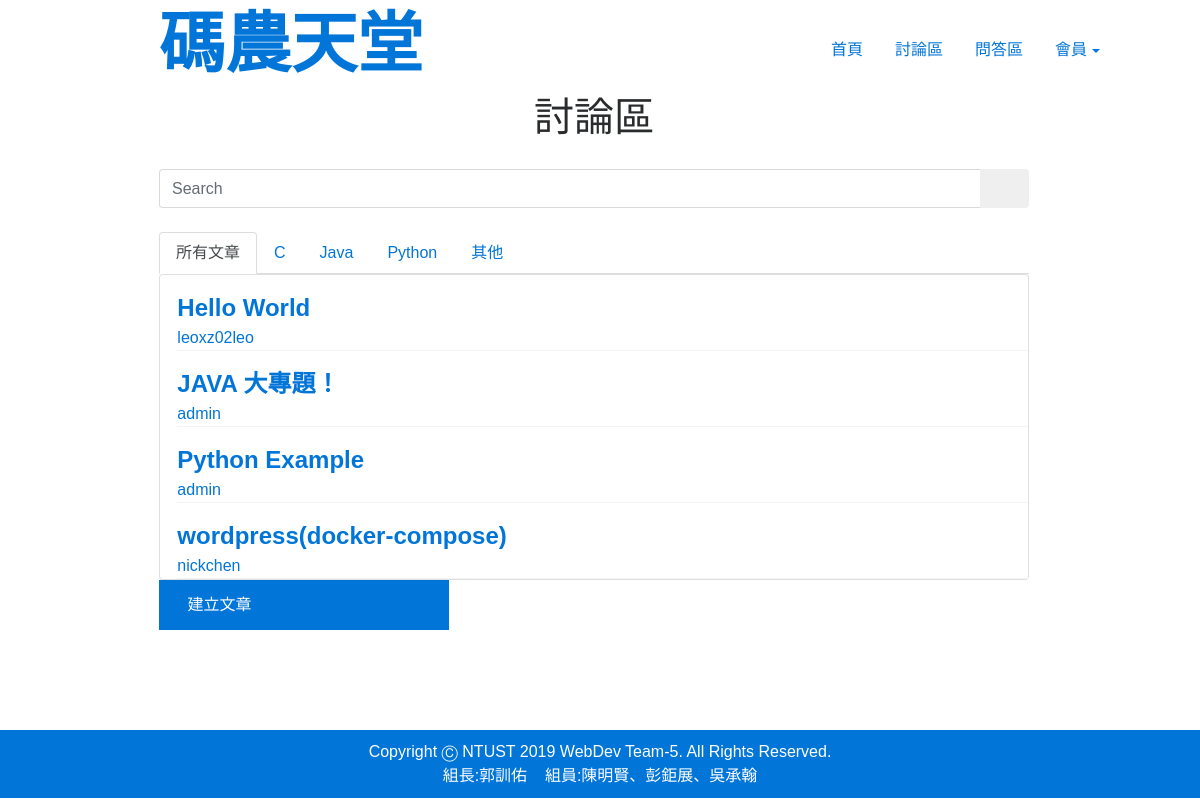
Before: /forum/ with the older database file.
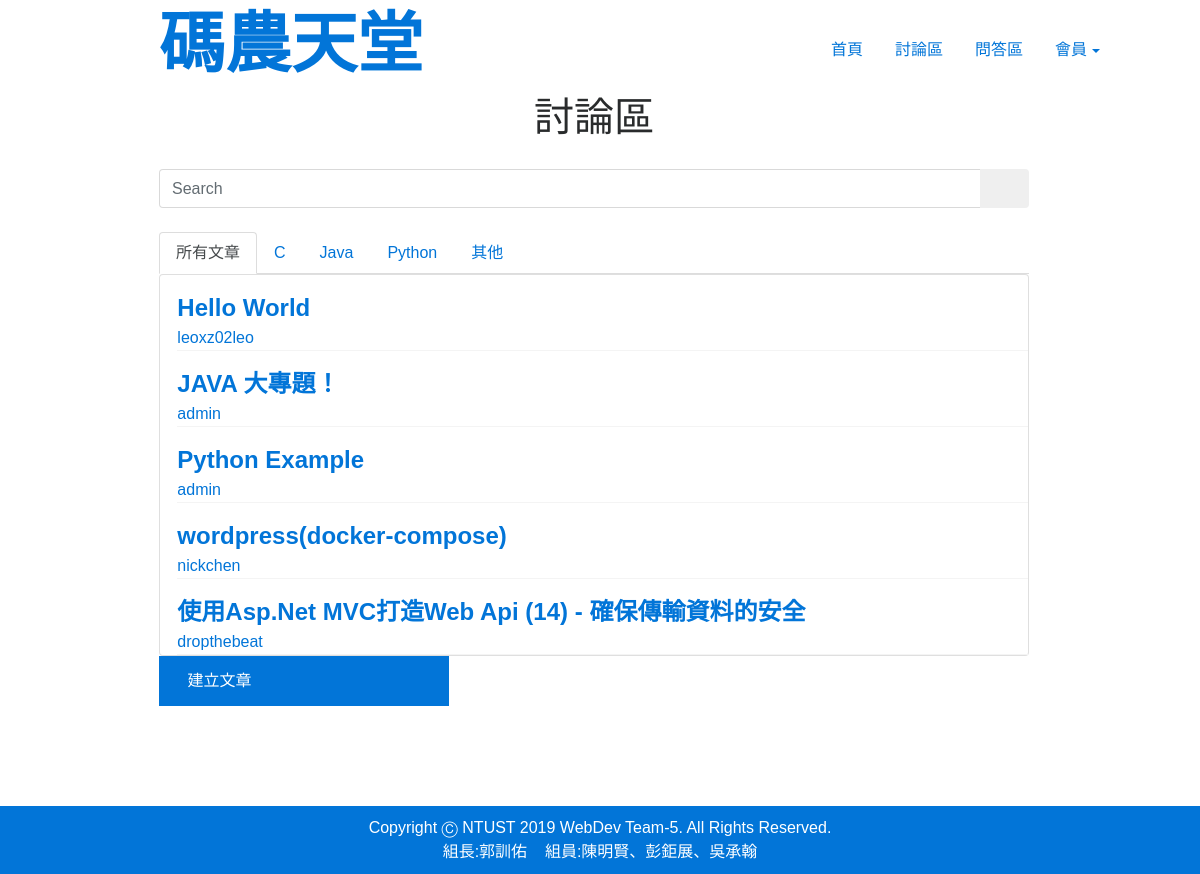
After: the same page with the newer database file.
### forum/models.py (models this page shows, shortened)
class Post(models.Model):
    forum = models.ForeignKey(Forum,on_delete=models.CASCADE,default=None)
    title = models.CharField(max_length=50)
    body = RichTextField()
    postTime = models.DateTimeField(default = datetime.now)
    postUser = models.ForeignKey(User,on_delete=models.CASCADE)

### forum/views.py (the view, shortened to what this page needs)
def index(request):
    posts = Post.objects.all()
    postsCPP = Post.objects.filter(forum__title='C++')
    postsJava = Post.objects.filter(forum__title='Java')
    postsPython = Post.objects.filter(forum__title='Python')
    postsOther = Post.objects.filter(forum__title='Other')
    query = request.GET.get('srch-term')
    context = {
        'posts': posts,
        'postsCpp':postsCPP,
        'postsJava':postsJava,
        'postsPython':postsPython,
        'postsOther':postsOther
    }
    return render(request, 'forum/index.html', context)

### forum/templates/forum/index.html (shortened to what this page needs)
{% extends 'main/layout.html' %}
{% block content %}
<form method="GET" class="col-md-9" id="div1">
    <h1 style="text-align: center; margin: 0 0 30px;">討論區</h1>
    <div class="input-group add-on">
        <input class="form-control" placeholder="Search" name="srch-term" id="srch-term" type="text">
        <div class="input-group-btn">
            <button class="btn btn-default" type="submit">
            </button>
        </div>
    </div>
    <br>
    <div >
        <ul class="nav nav-tabs">
            <li class="nav-item">
                <a class="nav-link active show" href="#tab1" data-toggle="tab">所有文章</a>
            </li>
            <li class="nav-item">
                <a class="nav-link" href="#tab2" data-toggle="tab">C</a>
            </li>
            <li class="nav-item">
                <a class="nav-link" href="#tab3" data-toggle="tab">Java</a>
            </li>
            <li class="nav-item">
                <a class="nav-link" href="#tab4" data-toggle="tab">Python</a>
            </li>
            <li class="nav-item">
                <a class="nav-link" href="#tab5" data-toggle="tab">其他</a>
            </li>
        </ul>
        <div class="tab-content">
            <div class="tab-pane active" id="panel-538244">
                <div class="card">
                    {% for data in posts%}
                        <div class="card-body">
                            <div class="list">
                                <div class="card-text">
                                    <div class="title">
                                        <a  href="/forum/detail/{{data.id}}">{{data.title}}</a>
                                    </div>
                                    <div>
                                        <a href="/users/profile/{{data.postUser}}">{{data.postUser}}</a>
                                    </div>
                                </div>
                            </div>
                        </div>
                    {% endfor %}
                </div>
            </div>
        </div>
        <button class="btn btn-primary create-post style-jvp6q3ta" type="button" style="width: 290px;height: 50px; position: relative; left: 0%"  onclick="location.href='/forum/create'">
            <div style="position: relative; left: -30%; text-align: right;display: inline-block;">建立文章</div>
        </button>
    </div>
</form>
{% endblock content %}

Changed rows visible on the page:
added Post: title "使用Asp.Net MVC打造Web Api (14) - 確保傳輸資料的安全", postUser "dropthebeat"
